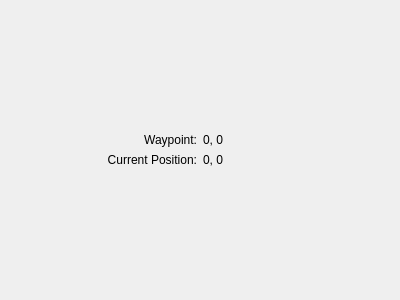
<?xml version="1.0" encoding="UTF-8"?>
<ui version="4.0">
 <class>CompetitionControllerAdapter</class>
 <widget class="QWidget" name="CompetitionControllerAdapter">
  <property name="geometry">
   <rect>
    <x>0</x>
    <y>0</y>
    <width>400</width>
    <height>300</height>
   </rect>
  </property>
  <property name="windowTitle">
   <string>Form</string>
  </property>
  <layout class="QGridLayout" name="gridLayout">
   <item row="0" column="0">
    <widget class="QLabel" name="label">
     <property name="text">
      <string>Waypoint:</string>
     </property>
     <property name="alignment">
      <set>Qt::AlignBottom|Qt::AlignRight|Qt::AlignTrailing</set>
     </property>
    </widget>
   </item>
   <item row="0" column="1">
    <widget class="QLabel" name="label_waypoint">
     <property name="text">
      <string>0, 0</string>
     </property>
     <property name="alignment">
      <set>Qt::AlignBottom|Qt::AlignLeading|Qt::AlignLeft</set>
     </property>
    </widget>
   </item>
   <item row="1" column="0">
    <widget class="QLabel" name="label_3">
     <property name="text">
      <string>Current Position:</string>
     </property>
     <property name="alignment">
      <set>Qt::AlignRight|Qt::AlignTop|Qt::AlignTrailing</set>
     </property>
    </widget>
   </item>
   <item row="1" column="1">
    <widget class="QLabel" name="label_currentPos">
     <property name="text">
      <string>0, 0</string>
     </property>
     <property name="alignment">
      <set>Qt::AlignLeading|Qt::AlignLeft|Qt::AlignTop</set>
     </property>
    </widget>
   </item>
  </layout>
 </widget>
 <resources/>
 <connections/>
</ui>
